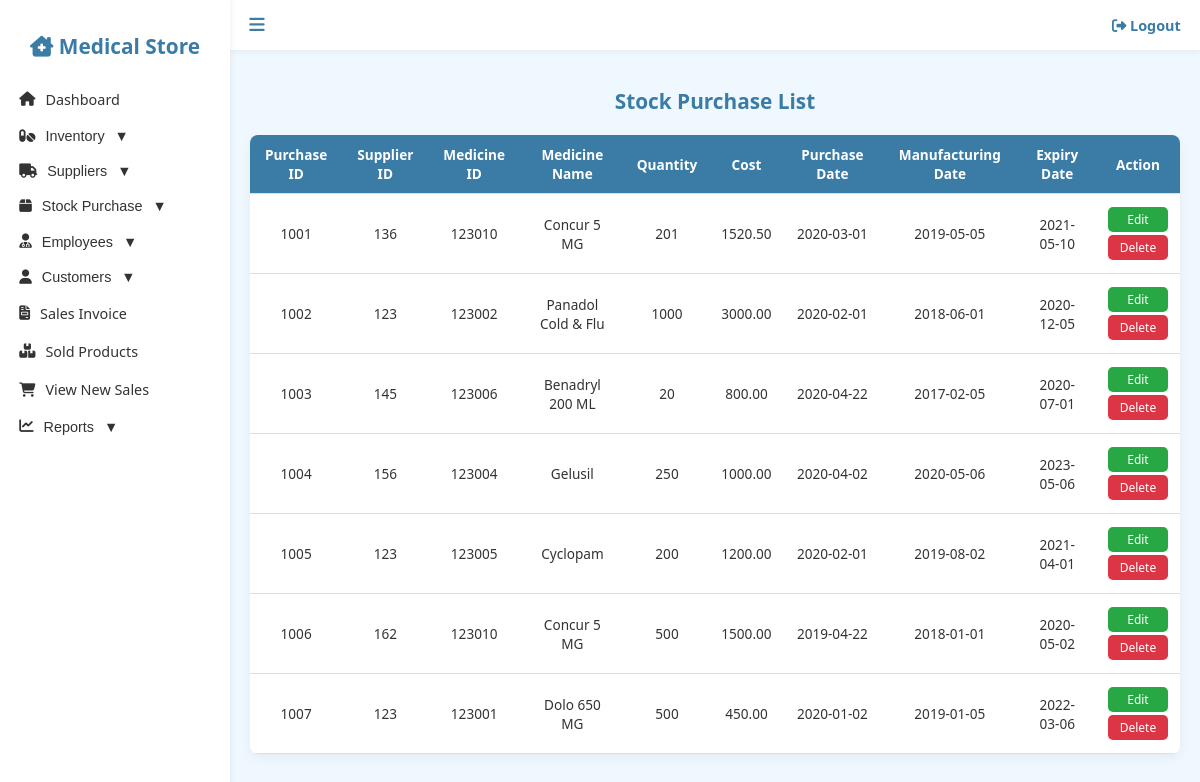
The app's page /PHARMACY/purchase-view.php with its own data.
### tables this page shows
CREATE TABLE IF NOT EXISTS `purchase` (
  `P_ID` decimal(4,0) NOT NULL,
  `SUP_ID` decimal(3,0) NOT NULL,
  `MED_ID` decimal(6,0) NOT NULL,
  `P_QTY` int NOT NULL,
  `P_COST` decimal(8,2) NOT NULL,
  `PUR_DATE` date NOT NULL,
  `MFG_DATE` date NOT NULL,
  `EXP_DATE` date NOT NULL,
  PRIMARY KEY (`P_ID`,`MED_ID`),
  KEY `SUP_ID` (`SUP_ID`),
  KEY `MED_ID` (`MED_ID`)
);

CREATE TABLE IF NOT EXISTS `meds` (
  `MED_ID` decimal(6,0) NOT NULL,
  `MED_NAME` varchar(50) NOT NULL,
  `MED_QTY` int NOT NULL,
  `CATEGORY` varchar(20) DEFAULT NULL,
  `MED_PRICE` decimal(6,2) NOT NULL,
  `LOCATION_RACK` varchar(30) DEFAULT NULL,
  PRIMARY KEY (`MED_ID`)
);

### PHARMACY/purchase-view.php (the view, shortened to what this page needs)
<?php include "config.php"; ?>
<!DOCTYPE html>
<html lang="en">
<head>
  <link rel="stylesheet" href="https://cdnjs.cloudflare.com/ajax/libs/font-awesome/6.4.0/css/all.min.css"/>
</head>
<body>
<div class="sidenav" id="sidenav">
  <h2><i class="fas fa-clinic-medical"></i> Medical Store</h2>
  <a href="adminmainpage.php"><i class="fas fa-home"></i> Dashboard</a>
  <button class="dropdown-btn"><i class="fas fa-pills"></i> Inventory</button>
  <button class="dropdown-btn"><i class="fas fa-truck"></i> Suppliers</button>
  <button class="dropdown-btn"><i class="fas fa-box"></i> Stock Purchase</button>
  <button class="dropdown-btn"><i class="fas fa-user-md"></i> Employees</button>
  <button class="dropdown-btn"><i class="fas fa-user"></i> Customers</button>
  <a href="sales-view.php"><i class="fas fa-file-invoice"></i> Sales Invoice</a>
  <a href="salesitems-view.php"><i class="fas fa-boxes"></i> Sold Products</a>
  <a href="admin-orders-view.php"><i class="fas fa-shopping-cart"></i> View New Sales</a>
  <button class="dropdown-btn"><i class="fas fa-chart-line"></i> Reports</button>
</div>
<div class="topnav" id="topnav">
  <i class="fas fa-bars menu-icon" onclick="toggleSidebar()"></i>
  <a href="logout.php"><i class="fas fa-sign-out-alt"></i> Logout</a>
</div>
<div class="main" id="main">
  <h2>Stock Purchase List</h2>
  <table>
    <tr>
      <th>Purchase ID</th>
      <th>Supplier ID</th>
      <th>Medicine ID</th>
      <th>Medicine Name</th>
      <th>Quantity</th>
      <th>Cost</th>
      <th>Purchase Date</th>
      <th>Manufacturing Date</th>
      <th>Expiry Date</th>
      <th>Action</th>
    </tr>
    <?php
    $sql = "SELECT p_id, sup_id, med_id, p_qty, p_cost, pur_date, mfg_date, exp_date FROM purchase";
    $result = $conn->query($sql);
    if ($result->num_rows > 0) {
      while($row = $result->fetch_assoc()) {
        $sql1 = "SELECT med_name FROM meds WHERE med_id = ".$row["med_id"];
        $result1 = $conn->query($sql1);
        $medName = ($result1 && $result1->num_rows > 0) ? $result1->fetch_assoc()["med_name"] : "N/A";
        echo "<tr>";
        echo "<td>{$row['p_id']}</td>";
        echo "<td>{$row['sup_id']}</td>";
        echo "<td>{$row['med_id']}</td>";
        echo "<td>$medName</td>";
        echo "<td>{$row['p_qty']}</td>";
        echo "<td>{$row['p_cost']}</td>";
        echo "<td>{$row['pur_date']}</td>";
        echo "<td>{$row['mfg_date']}</td>";
        echo "<td>{$row['exp_date']}</td>";
        echo "<td>
                <a class='button1 edit-btn' href='purchase-update.php?pid={$row['p_id']}&sid={$row['sup_id']}&mid={$row['med_id']}'>Edit</a>
                <a class='button1 del-btn' href='purchase-delete.php?pid={$row['p_id']}&sid={$row['sup_id']}&mid={$row['med_id']}'>Delete</a>
              </td>";
        echo "</tr>";
      }
    }
    ?>
  </table>
</div>
</body>
</html>

### PHARMACY/purchase-view.php (style rules this page uses)
:root { --primary: #3A7CA5; --accent: #B2E0F5; --bg: #f0f8ff; --white: #ffffff; --text: #1c2e21; --shadow: rgba(0, 0, 0, 0.05); --border: #d0e3f0; }
* { box-sizing: border-box; }
body { margin: 0; font-family: 'Segoe UI', Tahoma, Geneva, Verdana, sans-serif; background: var(--bg); color: #333; font-size: 14px; }
.sidenav { height: 100%; width: 230px; position: fixed; top: 0; left: 0; background: var(--white); box-shadow: 2px 0 6px var(--shadow); padding-top: 15px; overflow-y: auto; transition: width 0.3s ease; z-index: 200; }
.sidenav h2, .sidenav a, .sidenav button, .sidenav .dropdown-container { opacity: 1; transition: opacity 0.3s ease; }
.sidenav a, .sidenav button { display: flex; align-items: center; gap: 10px; padding: 0.6rem 1.2rem; font-size: 0.9rem; color: #333; background: none; border: none; text-align: left; width: 100%; cursor: pointer; text-decoration: none; white-space: nowrap; }
.dropdown-btn:after { content: " ▼"; float: right; }
.topnav { height: 50px; background: var(--white); display: flex; align-items: center; justify-content: space-between; padding: 0 1.2rem; box-shadow: 0 2px 6px var(--shadow); position: fixed; top: 0; left: 230px; right: 0; transition: left 0.3s ease; z-index: 100; }
.menu-icon { font-size: 1.1rem; cursor: pointer; color: var(--primary); }
.topnav a { color: var(--primary); text-decoration: none; font-weight: bold; font-size: 0.9rem; }
.main { margin-left: 230px; padding: 70px 20px 20px; transition: margin-left 0.3s ease; max-width: 100%; overflow-x: auto; }
h2 { color: var(--primary); text-align: center; margin-bottom: 20px; font-size: 1.3rem; }
table { width: 100%; border-collapse: collapse; background: var(--white); box-shadow: 0 4px 12px var(--shadow); border-radius: 8px; overflow: hidden; font-size: 0.85rem; min-width: 900px; }
table th, table td { padding: 10px 12px; text-align: center; border-bottom: 1px solid var(--border); }
table th { background: var(--primary); color: var(--white); font-weight: 600; }
.button1 { display: block; padding: 4px 8px; margin: 3px auto; border-radius: 5px; text-decoration: none; color: white; font-size: 0.75rem; width: 60px; text-align: center; }
.edit-btn { background-color: #28a745; }
.del-btn { background-color: #dc3545; }

### records on screen
purchase: P_ID "1001", SUP_ID "136", MED_ID "123010", meds.MED_NAME "Concur 5 MG", P_QTY "201", P_COST "1520.50", PUR_DATE "2020-03-01", MFG_DATE "2019-05-05", EXP_DATE "2021-05-10"
purchase: P_ID "1002", SUP_ID "123", MED_ID "123002", meds.MED_NAME "Panadol Cold & Flu", P_QTY "1000", P_COST "3000.00", PUR_DATE "2020-02-01", MFG_DATE "2018-06-01", EXP_DATE "2020-12-05"
purchase: P_ID "1003", SUP_ID "145", MED_ID "123006", meds.MED_NAME "Benadryl 200 ML", P_QTY "20", P_COST "800.00", PUR_DATE "2020-04-22", MFG_DATE "2017-02-05", EXP_DATE "2020-07-01"
purchase: P_ID "1004", SUP_ID "156", MED_ID "123004", meds.MED_NAME "Gelusil", P_QTY "250", P_COST "1000.00", PUR_DATE "2020-04-02", MFG_DATE "2020-05-06", EXP_DATE "2023-05-06"
purchase: P_ID "1005", SUP_ID "123", MED_ID "123005", meds.MED_NAME "Cyclopam", P_QTY "200", P_COST "1200.00", PUR_DATE "2020-02-01", MFG_DATE "2019-08-02", EXP_DATE "2021-04-01"
purchase: P_ID "1006", SUP_ID "162", MED_ID "123010", meds.MED_NAME "Concur 5 MG", P_QTY "500", P_COST "1500.00", PUR_DATE "2019-04-22", MFG_DATE "2018-01-01", EXP_DATE "2020-05-02"
purchase: P_ID "1007", SUP_ID "123", MED_ID "123001", meds.MED_NAME "Dolo 650 MG", P_QTY "500", P_COST "450.00", PUR_DATE "2020-01-02", MFG_DATE "2019-01-05", EXP_DATE "2022-03-06"
